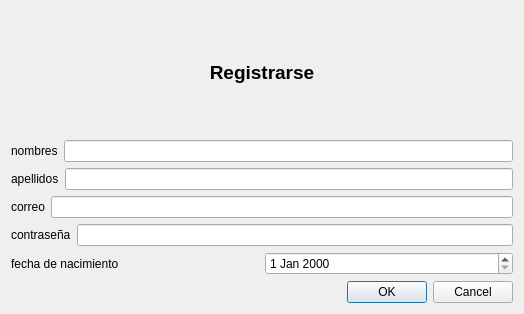
<?xml version="1.0" encoding="UTF-8"?>
<ui version="4.0">
 <class>registerView</class>
 <widget class="QDialog" name="registerView">
  <property name="geometry">
   <rect>
    <x>0</x>
    <y>0</y>
    <width>524</width>
    <height>314</height>
   </rect>
  </property>
  <property name="windowTitle">
   <string>Dialog</string>
  </property>
  <layout class="QVBoxLayout" name="verticalLayout">
   <item>
    <spacer name="verticalSpacer_2">
     <property name="orientation">
      <enum>Qt::Orientation::Vertical</enum>
     </property>
     <property name="sizeHint" stdset="0">
      <size>
       <width>20</width>
       <height>9</height>
      </size>
     </property>
    </spacer>
   </item>
   <item>
    <widget class="QLabel" name="label_6">
     <property name="toolTip">
      <string>&lt;html&gt;&lt;head/&gt;&lt;body&gt;&lt;p align=&quot;center&quot;&gt;Iniciar Sesión&lt;/p&gt;&lt;/body&gt;&lt;/html&gt;</string>
     </property>
     <property name="text">
      <string>&lt;html&gt;&lt;head/&gt;&lt;body&gt;&lt;p align=&quot;center&quot;&gt;&lt;span style=&quot; font-size:14pt; font-weight:700;&quot;&gt;Registrarse&lt;/span&gt;&lt;/p&gt;&lt;/body&gt;&lt;/html&gt;</string>
     </property>
    </widget>
   </item>
   <item>
    <spacer name="verticalSpacer">
     <property name="orientation">
      <enum>Qt::Orientation::Vertical</enum>
     </property>
     <property name="sizeHint" stdset="0">
      <size>
       <width>20</width>
       <height>10</height>
      </size>
     </property>
    </spacer>
   </item>
   <item>
    <layout class="QHBoxLayout" name="horizontalLayout">
     <item>
      <widget class="QLabel" name="label">
       <property name="text">
        <string>nombres</string>
       </property>
      </widget>
     </item>
     <item>
      <widget class="QLineEdit" name="txt_name"/>
     </item>
    </layout>
   </item>
   <item>
    <layout class="QHBoxLayout" name="horizontalLayout_2">
     <item>
      <widget class="QLabel" name="label_2">
       <property name="text">
        <string>apellidos</string>
       </property>
      </widget>
     </item>
     <item>
      <widget class="QLineEdit" name="txt_lastname"/>
     </item>
    </layout>
   </item>
   <item>
    <layout class="QHBoxLayout" name="horizontalLayout_3">
     <item>
      <widget class="QLabel" name="label_3">
       <property name="text">
        <string>correo</string>
       </property>
      </widget>
     </item>
     <item>
      <widget class="QLineEdit" name="txt_correo"/>
     </item>
    </layout>
   </item>
   <item>
    <layout class="QHBoxLayout" name="horizontalLayout_4">
     <item>
      <widget class="QLabel" name="label_4">
       <property name="text">
        <string>contraseña</string>
       </property>
      </widget>
     </item>
     <item>
      <widget class="QLineEdit" name="txt_pass"/>
     </item>
    </layout>
   </item>
   <item>
    <layout class="QHBoxLayout" name="horizontalLayout_5">
     <item>
      <widget class="QLabel" name="label_5">
       <property name="text">
        <string>fecha de nacimiento</string>
       </property>
      </widget>
     </item>
     <item>
      <widget class="QDateEdit" name="date_birthday"/>
     </item>
    </layout>
   </item>
   <item>
    <widget class="QDialogButtonBox" name="buttonBox">
     <property name="standardButtons">
      <set>QDialogButtonBox::StandardButton::Cancel|QDialogButtonBox::StandardButton::Ok</set>
     </property>
    </widget>
   </item>
  </layout>
 </widget>
 <resources/>
 <connections/>
</ui>
